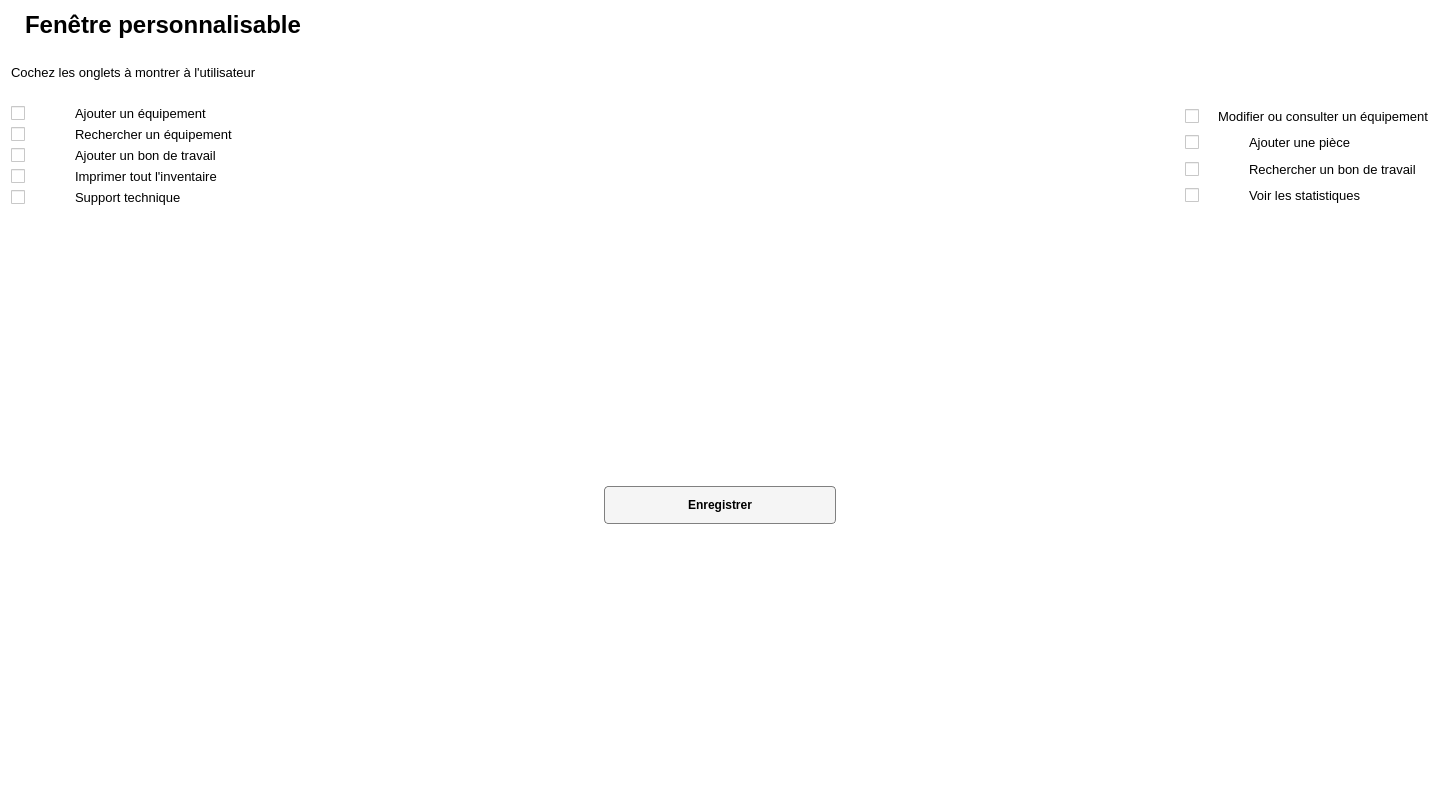
<?xml version="1.0" encoding="UTF-8"?>
<ui version="4.0">
 <class>FenetrePersonnalisable</class>
 <widget class="QWidget" name="FenetrePersonnalisable">
  <property name="geometry">
   <rect>
    <x>0</x>
    <y>0</y>
    <width>1440</width>
    <height>810</height>
   </rect>
  </property>
  <property name="windowTitle">
   <string>Form</string>
  </property>
  <property name="styleSheet">
   <string notr="true">background: white;</string>
  </property>
  <layout class="QGridLayout" name="gridLayout">
   <item row="0" column="1">
    <layout class="QVBoxLayout" name="verticalLayout_2">
     <item>
      <layout class="QHBoxLayout" name="horizontalLayout">
       <property name="spacing">
        <number>7</number>
       </property>
       <property name="sizeConstraint">
        <enum>QLayout::SetDefaultConstraint</enum>
       </property>
       <property name="topMargin">
        <number>0</number>
       </property>
       <property name="bottomMargin">
        <number>0</number>
       </property>
       <item>
        <widget class="QLabel" name="labelIcon">
         <property name="maximumSize">
          <size>
           <width>32</width>
           <height>32</height>
          </size>
         </property>
         <property name="text">
          <string/>
         </property>
         <property name="pixmap">
          <pixmap>Images/list.png</pixmap>
         </property>
        </widget>
       </item>
       <item>
        <widget class="QLabel" name="labelTitre">
         <property name="maximumSize">
          <size>
           <width>16777215</width>
           <height>32</height>
          </size>
         </property>
         <property name="font">
          <font>
           <pointsize>18</pointsize>
           <weight>75</weight>
           <bold>true</bold>
          </font>
         </property>
         <property name="text">
          <string>Fenêtre personnalisable</string>
         </property>
        </widget>
       </item>
       <item>
        <spacer name="horizontalSpacer">
         <property name="orientation">
          <enum>Qt::Horizontal</enum>
         </property>
         <property name="sizeType">
          <enum>QSizePolicy::Expanding</enum>
         </property>
         <property name="sizeHint" stdset="0">
          <size>
           <width>27</width>
           <height>19</height>
          </size>
         </property>
        </spacer>
       </item>
      </layout>
     </item>
     <item>
      <spacer name="verticalSpacer_3">
       <property name="orientation">
        <enum>Qt::Vertical</enum>
       </property>
       <property name="sizeType">
        <enum>QSizePolicy::Maximum</enum>
       </property>
       <property name="sizeHint" stdset="0">
        <size>
         <width>20</width>
         <height>20</height>
        </size>
       </property>
      </spacer>
     </item>
     <item>
      <layout class="QHBoxLayout" name="horizontalLayout_6">
       <item>
        <widget class="QLabel" name="labelInstructions_2">
         <property name="font">
          <font>
           <pointsize>10</pointsize>
          </font>
         </property>
         <property name="text">
          <string>Cochez les onglets à montrer à l'utilisateur</string>
         </property>
        </widget>
       </item>
      </layout>
     </item>
     <item>
      <spacer name="verticalSpacer_2">
       <property name="orientation">
        <enum>Qt::Vertical</enum>
       </property>
       <property name="sizeType">
        <enum>QSizePolicy::Maximum</enum>
       </property>
       <property name="sizeHint" stdset="0">
        <size>
         <width>20</width>
         <height>20</height>
        </size>
       </property>
      </spacer>
     </item>
     <item>
      <layout class="QHBoxLayout" name="horizontalLayout_2">
       <item>
        <layout class="QVBoxLayout" name="verticalLayout_4">
         <item>
          <layout class="QHBoxLayout" name="horizontalLayout_3">
           <item>
            <widget class="QCheckBox" name="checkBoxAjoutEquipement">
             <property name="sizePolicy">
              <sizepolicy hsizetype="Preferred" vsizetype="Preferred">
               <horstretch>0</horstretch>
               <verstretch>0</verstretch>
              </sizepolicy>
             </property>
             <property name="maximumSize">
              <size>
               <width>20</width>
               <height>16777215</height>
              </size>
             </property>
             <property name="font">
              <font>
               <pointsize>10</pointsize>
              </font>
             </property>
             <property name="styleSheet">
              <string notr="true"/>
             </property>
             <property name="text">
              <string/>
             </property>
             <property name="tristate">
              <bool>false</bool>
             </property>
            </widget>
           </item>
           <item>
            <widget class="QLabel" name="labelIconAjoutEquipement">
             <property name="maximumSize">
              <size>
               <width>32</width>
               <height>16777215</height>
              </size>
             </property>
             <property name="text">
              <string/>
             </property>
             <property name="pixmap">
              <pixmap>Images/add1.png</pixmap>
             </property>
             <property name="alignment">
              <set>Qt::AlignCenter</set>
             </property>
            </widget>
           </item>
           <item>
            <widget class="QLabel" name="labelAjoutEquipement">
             <property name="font">
              <font>
               <pointsize>10</pointsize>
              </font>
             </property>
             <property name="text">
              <string>Ajouter un équipement</string>
             </property>
            </widget>
           </item>
          </layout>
         </item>
         <item>
          <layout class="QHBoxLayout" name="horizontalLayout_8">
           <item>
            <widget class="QCheckBox" name="checkBoxRechercheEquipement">
             <property name="sizePolicy">
              <sizepolicy hsizetype="Preferred" vsizetype="Preferred">
               <horstretch>0</horstretch>
               <verstretch>0</verstretch>
              </sizepolicy>
             </property>
             <property name="maximumSize">
              <size>
               <width>20</width>
               <height>16777215</height>
              </size>
             </property>
             <property name="font">
              <font>
               <pointsize>10</pointsize>
              </font>
             </property>
             <property name="text">
              <string/>
             </property>
            </widget>
           </item>
           <item>
            <widget class="QLabel" name="labelIconRechercheEquipment">
             <property name="maximumSize">
              <size>
               <width>32</width>
               <height>16777215</height>
              </size>
             </property>
             <property name="text">
              <string/>
             </property>
             <property name="pixmap">
              <pixmap>Images/magnifier.png</pixmap>
             </property>
            </widget>
           </item>
           <item>
            <widget class="QLabel" name="labelRechercheEquipement">
             <property name="font">
              <font>
               <pointsize>10</pointsize>
              </font>
             </property>
             <property name="text">
              <string>Rechercher un équipement</string>
             </property>
            </widget>
           </item>
          </layout>
         </item>
         <item>
          <layout class="QHBoxLayout" name="horizontalLayout_13">
           <item>
            <widget class="QCheckBox" name="checkBoxAjoutBonTravail">
             <property name="sizePolicy">
              <sizepolicy hsizetype="Preferred" vsizetype="Preferred">
               <horstretch>0</horstretch>
               <verstretch>0</verstretch>
              </sizepolicy>
             </property>
             <property name="maximumSize">
              <size>
               <width>20</width>
               <height>16777215</height>
              </size>
             </property>
             <property name="font">
              <font>
               <pointsize>10</pointsize>
              </font>
             </property>
             <property name="layoutDirection">
              <enum>Qt::LeftToRight</enum>
             </property>
             <property name="text">
              <string/>
             </property>
            </widget>
           </item>
           <item>
            <widget class="QLabel" name="labelIconAjoutBonTravail">
             <property name="maximumSize">
              <size>
               <width>32</width>
               <height>16777215</height>
              </size>
             </property>
             <property name="text">
              <string/>
             </property>
             <property name="pixmap">
              <pixmap>Images/plus.png</pixmap>
             </property>
            </widget>
           </item>
           <item>
            <widget class="QLabel" name="labelAjoutBonTravail">
             <property name="font">
              <font>
               <pointsize>10</pointsize>
              </font>
             </property>
             <property name="text">
              <string>Ajouter un bon de travail</string>
             </property>
            </widget>
           </item>
          </layout>
         </item>
         <item>
          <layout class="QHBoxLayout" name="horizontalLayout_15">
           <item>
            <widget class="QCheckBox" name="checkBoxImprimer">
             <property name="sizePolicy">
              <sizepolicy hsizetype="Preferred" vsizetype="Preferred">
               <horstretch>0</horstretch>
               <verstretch>0</verstretch>
              </sizepolicy>
             </property>
             <property name="maximumSize">
              <size>
               <width>20</width>
               <height>16777215</height>
              </size>
             </property>
             <property name="font">
              <font>
               <pointsize>10</pointsize>
              </font>
             </property>
             <property name="text">
              <string/>
             </property>
            </widget>
           </item>
           <item>
            <widget class="QLabel" name="labelIconImprimer">
             <property name="maximumSize">
              <size>
               <width>32</width>
               <height>16777215</height>
              </size>
             </property>
             <property name="text">
              <string/>
             </property>
             <property name="pixmap">
              <pixmap>Images/printer- (3).png</pixmap>
             </property>
            </widget>
           </item>
           <item>
            <widget class="QLabel" name="labelImprimer">
             <property name="font">
              <font>
               <pointsize>10</pointsize>
              </font>
             </property>
             <property name="text">
              <string>Imprimer tout l'inventaire</string>
             </property>
            </widget>
           </item>
          </layout>
         </item>
         <item>
          <layout class="QHBoxLayout" name="horizontalLayout_4">
           <item>
            <widget class="QCheckBox" name="checkBoxSupportTechnique">
             <property name="sizePolicy">
              <sizepolicy hsizetype="Preferred" vsizetype="Preferred">
               <horstretch>0</horstretch>
               <verstretch>0</verstretch>
              </sizepolicy>
             </property>
             <property name="maximumSize">
              <size>
               <width>20</width>
               <height>16777215</height>
              </size>
             </property>
             <property name="font">
              <font>
               <pointsize>10</pointsize>
              </font>
             </property>
             <property name="text">
              <string/>
             </property>
            </widget>
           </item>
           <item>
            <widget class="QLabel" name="labelIconSupportTechnique">
             <property name="maximumSize">
              <size>
               <width>32</width>
               <height>32</height>
              </size>
             </property>
             <property name="text">
              <string/>
             </property>
             <property name="pixmap">
              <pixmap>Images/PC2.png</pixmap>
             </property>
             <property name="scaledContents">
              <bool>true</bool>
             </property>
            </widget>
           </item>
           <item>
            <widget class="QLabel" name="labelSupportTechnique">
             <property name="font">
              <font>
               <pointsize>10</pointsize>
              </font>
             </property>
             <property name="text">
              <string>Support technique</string>
             </property>
            </widget>
           </item>
          </layout>
         </item>
        </layout>
       </item>
       <item>
        <layout class="QVBoxLayout" name="verticalLayout_3">
         <item>
          <layout class="QHBoxLayout" name="horizontalLayout_7">
           <item>
            <widget class="QCheckBox" name="checkBoxModificationEquipement">
             <property name="sizePolicy">
              <sizepolicy hsizetype="Preferred" vsizetype="Preferred">
               <horstretch>0</horstretch>
               <verstretch>0</verstretch>
              </sizepolicy>
             </property>
             <property name="maximumSize">
              <size>
               <width>20</width>
               <height>16777215</height>
              </size>
             </property>
             <property name="font">
              <font>
               <pointsize>10</pointsize>
              </font>
             </property>
             <property name="text">
              <string/>
             </property>
            </widget>
           </item>
           <item>
            <widget class="QLabel" name="labelIconModificationEquipement">
             <property name="maximumSize">
              <size>
               <width>32</width>
               <height>16777215</height>
              </size>
             </property>
             <property name="text">
              <string/>
             </property>
             <property name="pixmap">
              <pixmap>Images/pencil-edit-button_Hatim.png</pixmap>
             </property>
            </widget>
           </item>
           <item>
            <widget class="QLabel" name="labelModificationEquipement">
             <property name="font">
              <font>
               <pointsize>10</pointsize>
              </font>
             </property>
             <property name="text">
              <string>Modifier ou consulter un équipement</string>
             </property>
            </widget>
           </item>
          </layout>
         </item>
         <item>
          <layout class="QHBoxLayout" name="horizontalLayout_5">
           <item>
            <widget class="QCheckBox" name="checkBoxAjoutPiece">
             <property name="sizePolicy">
              <sizepolicy hsizetype="Preferred" vsizetype="Preferred">
               <horstretch>0</horstretch>
               <verstretch>0</verstretch>
              </sizepolicy>
             </property>
             <property name="maximumSize">
              <size>
               <width>20</width>
               <height>16777215</height>
              </size>
             </property>
             <property name="font">
              <font>
               <pointsize>10</pointsize>
              </font>
             </property>
             <property name="text">
              <string/>
             </property>
            </widget>
           </item>
           <item>
            <widget class="QLabel" name="labelIconAjoutPiece">
             <property name="maximumSize">
              <size>
               <width>32</width>
               <height>16777215</height>
              </size>
             </property>
             <property name="text">
              <string/>
             </property>
             <property name="pixmap">
              <pixmap>Images/screwdriver-and-wrench-crossed (3).png</pixmap>
             </property>
            </widget>
           </item>
           <item>
            <widget class="QLabel" name="labelAjoutPiece">
             <property name="font">
              <font>
               <pointsize>10</pointsize>
              </font>
             </property>
             <property name="text">
              <string>Ajouter une pièce</string>
             </property>
            </widget>
           </item>
          </layout>
         </item>
         <item>
          <layout class="QHBoxLayout" name="horizontalLayout_14">
           <item>
            <widget class="QCheckBox" name="checkBoxRechercheBonTravail">
             <property name="sizePolicy">
              <sizepolicy hsizetype="Preferred" vsizetype="Preferred">
               <horstretch>0</horstretch>
               <verstretch>0</verstretch>
              </sizepolicy>
             </property>
             <property name="maximumSize">
              <size>
               <width>20</width>
               <height>16777215</height>
              </size>
             </property>
             <property name="font">
              <font>
               <pointsize>10</pointsize>
              </font>
             </property>
             <property name="text">
              <string/>
             </property>
            </widget>
           </item>
           <item>
            <widget class="QLabel" name="labelRechercheBonTravail">
             <property name="maximumSize">
              <size>
               <width>32</width>
               <height>16777215</height>
              </size>
             </property>
             <property name="text">
              <string/>
             </property>
             <property name="pixmap">
              <pixmap>Images/magnifier (1).png</pixmap>
             </property>
            </widget>
           </item>
           <item>
            <widget class="QLabel" name="labelRechercheBonTravail_2">
             <property name="font">
              <font>
               <pointsize>10</pointsize>
              </font>
             </property>
             <property name="text">
              <string>Rechercher un bon de travail</string>
             </property>
            </widget>
           </item>
          </layout>
         </item>
         <item>
          <layout class="QHBoxLayout" name="horizontalLayout_16">
           <item>
            <widget class="QCheckBox" name="checkBoxStastistiques">
             <property name="sizePolicy">
              <sizepolicy hsizetype="Preferred" vsizetype="Preferred">
               <horstretch>0</horstretch>
               <verstretch>0</verstretch>
              </sizepolicy>
             </property>
             <property name="maximumSize">
              <size>
               <width>20</width>
               <height>16777215</height>
              </size>
             </property>
             <property name="font">
              <font>
               <pointsize>10</pointsize>
              </font>
             </property>
             <property name="text">
              <string/>
             </property>
            </widget>
           </item>
           <item>
            <widget class="QLabel" name="labelStatistiques">
             <property name="maximumSize">
              <size>
               <width>32</width>
               <height>16777215</height>
              </size>
             </property>
             <property name="text">
              <string/>
             </property>
             <property name="pixmap">
              <pixmap>Images/pie-chart (1).png</pixmap>
             </property>
            </widget>
           </item>
           <item>
            <widget class="QLabel" name="labelStatistique">
             <property name="font">
              <font>
               <pointsize>10</pointsize>
              </font>
             </property>
             <property name="text">
              <string>Voir les statistiques</string>
             </property>
            </widget>
           </item>
          </layout>
         </item>
         <item>
          <layout class="QHBoxLayout" name="horizontalLayout_9"/>
         </item>
        </layout>
       </item>
      </layout>
     </item>
     <item>
      <spacer name="verticalSpacer">
       <property name="orientation">
        <enum>Qt::Vertical</enum>
       </property>
       <property name="sizeHint" stdset="0">
        <size>
         <width>20</width>
         <height>40</height>
        </size>
       </property>
      </spacer>
     </item>
     <item>
      <layout class="QHBoxLayout" name="horizontalLayout_10">
       <item>
        <widget class="QPushButton" name="boutonEnregistrer">
         <property name="styleSheet">
          <string notr="true">QPushButton {
color: black;
background-color:rgb(245, 245, 245);
border-width: 1px;
border-color: grey;
border-style: solid;
border-radius: 4px;
padding: 3px;
font: bold 12px;
padding-left: 5px;
padding-right: 5px;
min-width: 80px;
max-width:220px;
min-height: 30px;
max-height: 30px;
}

QPushButton:hover {
background-color: qlineargradient(x1: 0, y1: 1, x2: 0, y2: 0, stop: 0 #edf2f8, stop: 1 #c8d9ea);
}

QPushButton:pressed {
background-color: rgb(193, 213, 243);
}
</string>
         </property>
         <property name="text">
          <string>Enregistrer</string>
         </property>
         <property name="icon">
          <iconset>
           <normaloff>Images/save (1).png</normaloff>Images/save (1).png</iconset>
         </property>
        </widget>
       </item>
      </layout>
     </item>
     <item>
      <spacer name="verticalSpacer_4">
       <property name="orientation">
        <enum>Qt::Vertical</enum>
       </property>
       <property name="sizeHint" stdset="0">
        <size>
         <width>20</width>
         <height>40</height>
        </size>
       </property>
      </spacer>
     </item>
    </layout>
   </item>
  </layout>
 </widget>
 <resources/>
 <connections/>
</ui>
